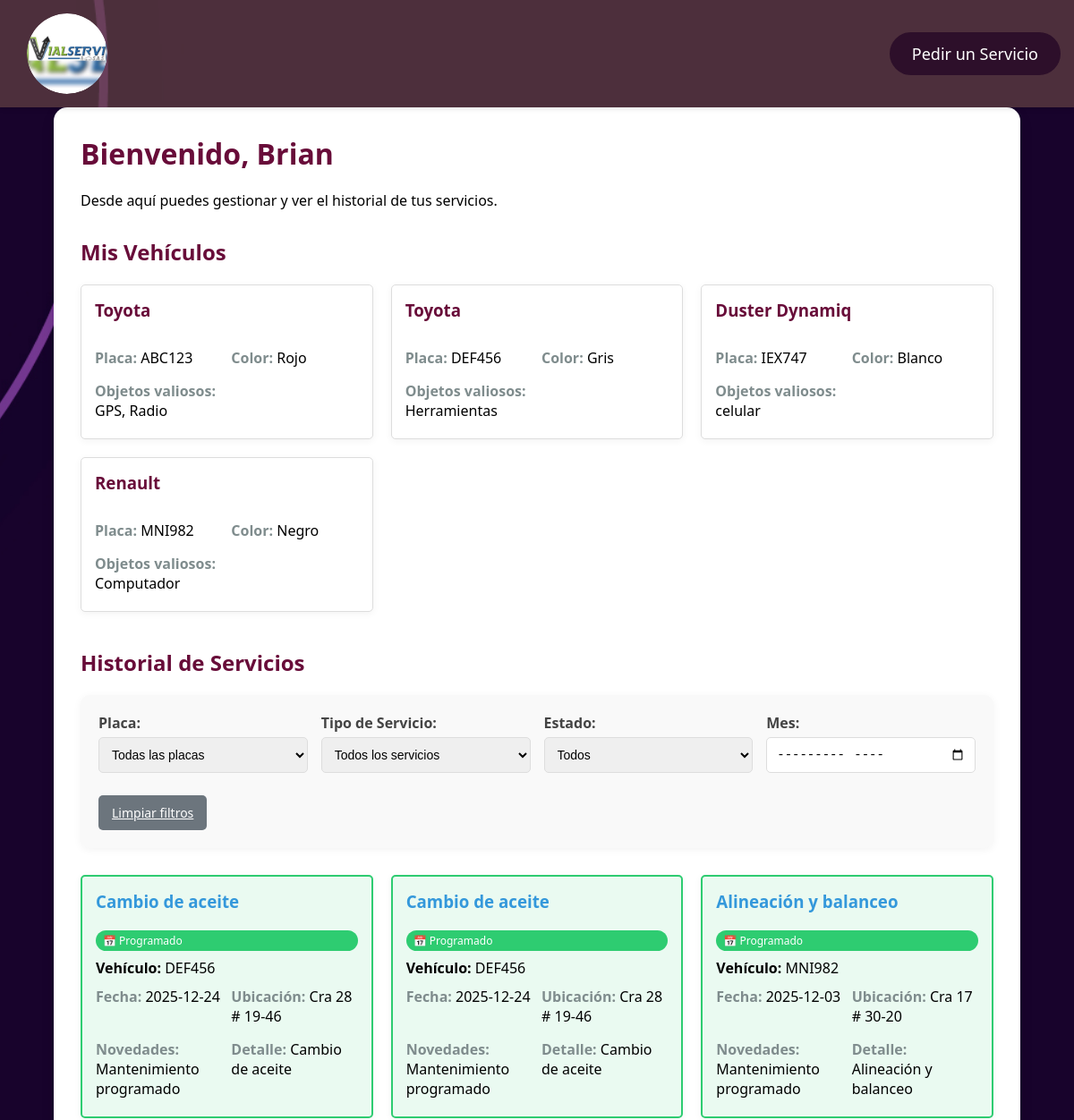
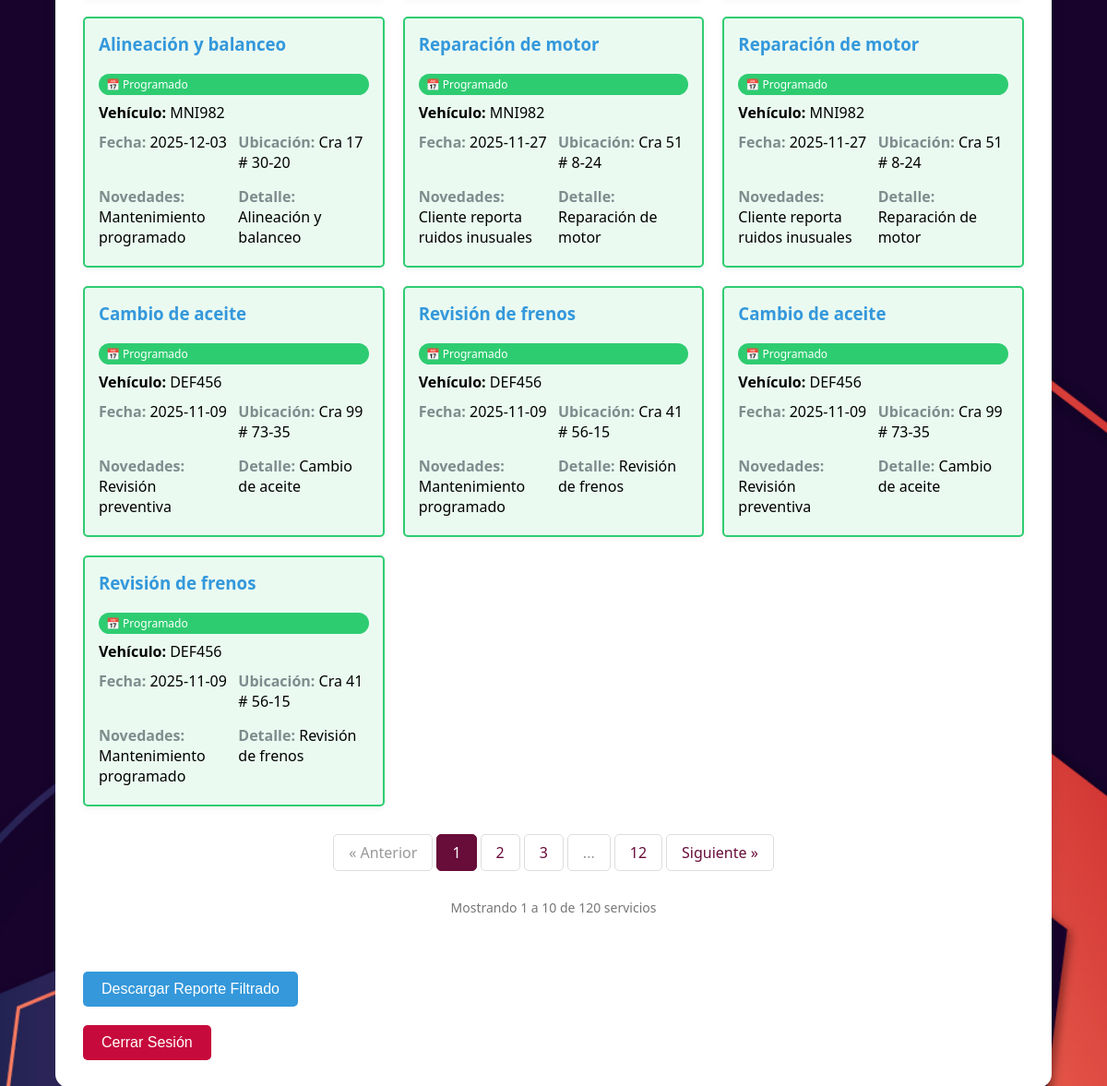
Page /cliente_dashboard.php (signed in) on the committed database (2 pictures, top to bottom).
### tables this page shows
CREATE TABLE `clientes` (
  `Cedula_Id` int(11) NOT NULL,
  `Nombre` varchar(100) NOT NULL,
  `Apellido` varchar(100) NOT NULL,
  `Teléfono` varchar(20) DEFAULT NULL,
  `Email` varchar(100) NOT NULL,
  `password` varchar(255) NOT NULL
);

CREATE TABLE `vehiculos` (
  `Placa` varchar(20) NOT NULL,
  `Marca` varchar(50) DEFAULT NULL,
  `Objetos_Valiosos` text DEFAULT NULL,
  `Clientes_Vehiculos` int(11) DEFAULT NULL,
  `modelo_id` int(11) DEFAULT NULL,
  `color_id` int(11) DEFAULT NULL
);

CREATE TABLE `colores` (
  `color_id` int(11) NOT NULL,
  `nombre_color` varchar(20) DEFAULT NULL
);

CREATE TABLE `servicios_realizados` (
  `Servicio_Realizado_id` int(11) NOT NULL,
  `Cedula_Empleado_id_Servicios_Realizados` int(11) DEFAULT NULL,
  `Vehiculo_id_Servicios_Realizados` varchar(20) DEFAULT NULL,
  `Servicio_id_Servicios_Realizados` int(11) DEFAULT NULL,
  `Fecha` date DEFAULT NULL,
  `municipio` int(11) DEFAULT 11,
  `Ubicación` varchar(255) DEFAULT NULL,
  `Novedades` text DEFAULT NULL,
  `Fotos` text DEFAULT NULL,
  `Detalle_Servicio` text DEFAULT NULL,
  `Custodia_Servicio` text DEFAULT NULL,
  `Facturación_Separada` tinyint(1) DEFAULT NULL
);

CREATE TABLE `servicios` (
  `Servicio_id` int(11) NOT NULL,
  `Nombre_Servicio` varchar(100) NOT NULL,
  `Descripción` varchar(255) DEFAULT NULL
);

### cliente_dashboard.php (the view, shortened to what this page needs)
<?php
require_once 'config.php';
$sql_cliente = "SELECT * FROM clientes WHERE Cedula_Id = ?";
$stmt_cliente = $conn->prepare($sql_cliente);
$stmt_cliente->bind_param("i", $_SESSION['cliente_id']);
$stmt_cliente->execute();
$result_cliente = $stmt_cliente->get_result();
$cliente = $result_cliente->fetch_assoc();
$sql_vehiculos = "
    SELECT
      v.Placa,
      v.Marca,
      mo.nombre       AS Modelo,
      co.nombre_color AS Color,
      v.Objetos_Valiosos
    FROM vehiculos v
    LEFT JOIN modelos  mo ON v.modelo_id = mo.id
    LEFT JOIN colores  co ON v.color_id   = co.color_id
    WHERE v.Clientes_Vehiculos = ?
";
$stmt_vehiculos = $conn->prepare($sql_vehiculos);
$stmt_vehiculos->bind_param("i", $_SESSION['cliente_id']);
$stmt_vehiculos->execute();
$vehiculos = $stmt_vehiculos->get_result()->fetch_all(MYSQLI_ASSOC);
$filtro_mes = isset($_GET['mes']) ? $_GET['mes'] : '';
$pagina_actual = isset($_GET['pagina']) ? intval($_GET['pagina']) : 1;
$registros_por_pagina = 10;
$offset = ($pagina_actual - 1) * $registros_por_pagina;
$servicios = array();
$total_registros = 0;
$total_paginas = 0;
if (!empty($vehiculos)) {
    $placas = array_column($vehiculos, 'Placa');
    $placeholders = implode(',', array_fill(0, count($placas), '?'));
    $sql_count = "SELECT COUNT(*) as total
                 FROM servicios_realizados sr
                 JOIN servicios s ON sr.Servicio_id_Servicios_Realizados = s.Servicio_id
                 JOIN vehiculos v ON sr.Vehiculo_id_Servicios_Realizados = v.Placa
                 WHERE sr.Vehiculo_id_Servicios_Realizados IN ($placeholders)";
    $params_count = $placas;
    $types_count = str_repeat('s', count($placas));
    $sql_servicios = "SELECT sr.*, s.Nombre_Servicio, v.Placa, s.Servicio_id
                     FROM servicios_realizados sr
                     JOIN servicios s ON sr.Servicio_id_Servicios_Realizados = s.Servicio_id
                     JOIN vehiculos v ON sr.Vehiculo_id_Servicios_Realizados = v.Placa
                     WHERE sr.Vehiculo_id_Servicios_Realizados IN ($placeholders)";
    $params = $placas;
    $types = str_repeat('s', count($placas));
    $sql_servicios .= " ORDER BY (sr.Fecha >= CURDATE()) DESC, sr.Fecha DESC";
    $sql_servicios .= " LIMIT ? OFFSET ?";
    $params[] = $registros_por_pagina;
    $params[] = $offset;
    $types .= 'ii';
    $stmt_count = $conn->prepare($sql_count);
    $stmt_count->bind_param($types_count, ...$params_count);
    $stmt_count->execute();
    $result_count = $stmt_count->get_result();
    $row_count = $result_count->fetch_assoc();
    $total_registros = $row_count['total'];
    $total_paginas = ceil($total_registros / $registros_por_pagina);
    $stmt_servicios = $conn->prepare($sql_servicios);
    $stmt_servicios->bind_param($types, ...$params);
    $stmt_servicios->execute();
    $servicios = $stmt_servicios->get_result()->fetch_all(MYSQLI_ASSOC);
}
function construirUrlPaginacion($pagina) {
    $url = 'cliente_dashboard.php?pagina=' . $pagina;
    return $url;
}
?>
<!DOCTYPE html>
<html lang="es">
<head>
</head>
<body>
    <div class="sidebar">
        <div class="logo-container">
            <img src="Imagenes/Logo.jpg" alt="Logo VialServi" class="logo">
        </div>
        <div>
            <a href="crear_servicio_realizado_cliente.php">Pedir un Servicio</a>
        </div>
    </div>
    <div class="main-container">
        <div class="welcome-message">
            <h1>Bienvenido, <?php echo htmlspecialchars($cliente['Nombre']); ?></h1>
            <p>Desde aquí puedes gestionar y ver el historial de tus servicios.</p>
        </div>
        <div class="section">
            <h2>Mis Vehículos</h2>
            <div class="section-cards">
                <?php if (!empty($vehiculos)): ?>
                    <?php foreach ($vehiculos as $vehiculo): ?>
                        <div class="vehicle-card">
                            <h3><?php echo htmlspecialchars($vehiculo['Marca'] . ' ' . $vehiculo['Modelo']); ?></h3>
                            <div class="service-details">
                                <div class="detail-item">
                                    <span class="detail-label">Placa:</span>
                                    <span><?php echo htmlspecialchars($vehiculo['Placa']); ?></span>
                                </div>
                                <div class="detail-item">
                                    <span class="detail-label">Color:</span>
                                    <span><?php echo htmlspecialchars($vehiculo['Color']); ?></span>
                                </div>
                                <div class="detail-item">
                                    <span class="detail-label">Objetos valiosos:</span>
                                    <span><?php echo htmlspecialchars($vehiculo['Objetos_Valiosos'] ?? 'Ninguno registrado'); ?></span>
                                </div>
                            </div>
                        </div>
                    <?php endforeach; ?>
                <?php else: ?>
                    <p>No tienes vehículos registrados.</p>
                <?php endif; ?>
            </div>
        </div>
        <div class="section">
            <h2>Historial de Servicios</h2>
            <div class="filter-container">
                <form id="filterForm" class="filter-form" method="GET">
                    <div class="filter-group">
                        <label for="placa">Placa:</label>
                        <select name="placa" id="placa" class="auto-submit">
                            <option value="">Todas las placas</option>
                        </select>
                    </div>
                    <div class="filter-group">
                        <label for="servicio">Tipo de Servicio:</label>
                        <select name="servicio" id="servicio" class="auto-submit">
                            <option value="">Todos los servicios</option>
                        </select>
                    </div>
                    <div class="filter-group">
                        <label for="estado">Estado:</label>
                        <select name="estado" id="estado" class="auto-submit">
                            <option value="">Todos</option>
                        </select>
                    </div>
                    <div class="filter-group">
                        <label for="mes">Mes:</label>
                        <input type="month" id="mes" name="mes" value="<?php echo $filtro_mes; ?>" class="auto-submit">
                    </div>
                    <div class="filter-group">
                        <div class="filter-buttons">
                            <a href="cliente_dashboard.php" class="filter-button clear-button">Limpiar filtros</a>
                        </div>
                    </div>
                </form>
            </div>
            <div class="section-cards">
                <?php if (!empty($servicios)): ?>
                    <?php foreach ($servicios as $servicio): ?>
                        <?php
                        $fechaServicio = strtotime($servicio['Fecha']);
                        $hoy = strtotime(date('Y-m-d'));
                        $esFuturo = $fechaServicio >= $hoy;
                        ?>
                        <div class="service-card <?php echo $esFuturo ? 'futuro' : 'pasado'; ?>">
                            <h3><?php echo htmlspecialchars($servicio['Nombre_Servicio']); ?></h3>
                            <span class="estado-label"><?php echo $esFuturo ? '📅 Programado' : '✅ Completado'; ?></span>
                            <p><strong>Vehículo:</strong> <?php echo htmlspecialchars($servicio['Placa']); ?></p>
                            <div class="service-details">
                                <div class="detail-item">
                                    <span class="detail-label">Fecha:</span>
                                    <span><?php echo htmlspecialchars($servicio['Fecha']); ?></span>
                                </div>
                                <div class="detail-item">
                                    <span class="detail-label">Ubicación:</span>
                                    <span><?php echo htmlspecialchars($servicio['Ubicación']); ?></span>
                                </div>
                                <div class="detail-item">
                                    <span class="detail-label">Novedades:</span>
                                    <span><?php echo htmlspecialchars($servicio['Novedades'] ?? 'Ninguna'); ?></span>
                                </div>
                                <div class="detail-item">
                                    <span class="detail-label">Detalle:</span>
                                    <span><?php echo htmlspecialchars($servicio['Detalle_Servicio']); ?></span>
                                </div>
                            </div>
                        </div>
                    <?php endforeach; ?>
                <?php endif; ?>
            </div>
            <?php if ($total_paginas > 1): ?>
            <div class="pagination-container">
                <ul class="pagination">
                    <li class="<?= ($pagina_actual <= 1) ? 'disabled' : '' ?>">
                        <a href="<?= construirUrlPaginacion($pagina_actual - 1) ?>" data-no-warning>
                            &laquo; Anterior
                        </a>
                    </li>
                    <?php
                    $rango = 2;
                    $inicio_rango = max(1, $pagina_actual - $rango);
                    $fin_rango = min($total_paginas, $pagina_actual + $rango);
                    for ($i = $inicio_rango; $i <= $fin_rango; $i++) {
                        echo '<li class="' . ($i == $pagina_actual ? 'active' : '') . '">
                                <a href="' . construirUrlPaginacion($i) . '" data-no-warning>' . $i . '</a>
                              </li>';
                    }
                    if ($fin_rango < $total_paginas) {
                        if ($fin_rango < $total_paginas - 1) {
                            echo '<li class="disabled"><a>...</a></li>';
                        }
                        echo '<li><a href="' . construirUrlPaginacion($total_paginas) . '" data-no-warning>' . $total_paginas . '</a></li>';
                    }
                    ?>
                    <li class="<?= ($pagina_actual >= $total_paginas) ? 'disabled' : '' ?>">
                        <a href="<?= construirUrlPaginacion($pagina_actual + 1) ?>" data-no-warning>
                            Siguiente &raquo;
                        </a>
                    </li>
                </ul>
            </div>
            <div class="records-info">
                Mostrando <?= min(($pagina_actual - 1) * $registros_por_pagina + 1, $total_registros) ?>
                a <?= min($pagina_actual * $registros_por_pagina, $total_registros) ?>
                de <?= $total_registros ?> servicios
            </div>
            <?php endif; ?>
        </div>
        <form action="descargar_reporte_cliente.php" method="get">
            <button type="submit" class="logout-btn" style="background-color:#3498db;">Descargar Reporte Filtrado</button>
        </form>
        <form action="logout_cliente.php" method="post">
            <button type="submit" class="logout-btn">Cerrar Sesión</button>
        </form>
    </div>
</body>
</html>

### cliente_dashboard.php (style rules this page uses)
* { margin: 0; padding: 0; box-sizing: border-box; }
body { font-family: 'Segoe UI', Tahoma, Geneva, Verdana, sans-serif; background-image: url('Imagenes/ClienteDasboard.jpg'); background-color: #f5f5f5; background-size: cover; background-attachment: fixed; background-position: center; }
.sidebar { width: 100%; position: fixed; top: 0; left: 0; background-color: rgba(100, 67, 67, 0.7); padding: 15px 0; z-index: 1000; display: flex; justify-content: space-between; align-items: center; box-shadow: 0 2px 5px rgba(0, 0, 0, 0.1); }
.sidebar a { padding: 12px 25px; text-decoration: none; font-size: 18px; color: #fff; background-color: #2d0f2a; margin-right: 15px; border-radius: 50px; transition: background-color 0.3s ease, transform 0.3s ease; }
.logo-container { margin-left: 30px; border-radius: 50%; width: 90px; height: 90px; overflow: hidden; }
.logo { width: 100%; height: 100%; object-fit: cover; box-shadow: 0 4px 10px rgba(0, 0, 0, 0.2); border-radius: 50%; }
.main-container { width: 90%; max-width: 1200px; margin: 120px auto 40px; background-color: white; padding: 30px; border-radius: 15px; box-shadow: 0 6px 15px rgba(0, 0, 0, 0.1); }
h1, h2, h3 { color: #680c39; margin-bottom: 20px; }
.welcome-message { margin-bottom: 30px; }
.section { margin-bottom: 40px; }
.filter-container { background-color: #f9f9f9; border-radius: 10px; padding: 20px; margin-bottom: 30px; box-shadow: 0 2px 10px rgba(0, 0, 0, 0.05); }
.filter-form { display: flex; flex-wrap: wrap; gap: 15px; align-items: flex-end; }
.filter-group { flex: 1; min-width: 200px; }
.filter-group label { display: block; margin-bottom: 5px; font-weight: 600; color: #444; }
.filter-group select, .filter-group input { width: 100%; padding: 10px; border: 1px solid #ddd; border-radius: 5px; font-size: 14px; }
.filter-buttons { display: flex; gap: 10px; margin-top: 10px; }
.filter-button { padding: 10px 15px; background-color: #680c39; color: white; border: none; border-radius: 5px; cursor: pointer; font-size: 14px; transition: background-color 0.3s ease; }
.clear-button { background-color: #6c757d; }
.section-cards { display: grid; grid-template-columns: repeat(auto-fill, minmax(300px, 1fr)); gap: 20px; }
.vehicle-card, .service-card { background-color: white; border: 1px solid #ddd; border-radius: 5px; padding: 15px; display: flex; flex-direction: column; justify-content: space-between; height: 100%; box-shadow: 0 2px 8px rgba(0, 0, 0, 0.05); transition: transform 0.2s ease; }
.service-card h3 { margin-top: 0; color: #3498db; }
.service-details { display: grid; grid-template-columns: repeat(auto-fit, minmax(140px, 1fr)); gap: 10px; margin-top: 10px; }
.service-card.futuro { border: 2px solid #2ecc71; background-color: #eafaf1; }
.estado-label { display: inline-block; padding: 3px 8px; font-size: 12px; color: white; border-radius: 12px; margin-bottom: 8px; }
.service-card.futuro .estado-label { background-color: #2ecc71; }
.detail-item { margin-bottom: 5px; }
.detail-label { font-weight: bold; color: #7f8c8d; }
.logout-btn { background-color: #c70a3c; color: white; padding: 10px 20px; border: none; border-radius: 5px; cursor: pointer; font-size: 16px; margin-top: 20px; }
.pagination-container { display: flex; justify-content: center; margin: 30px 0; }
.pagination { display: flex; list-style: none; padding: 0; margin: 0; }
.pagination li { margin: 0 2px; }
.pagination li a { display: block; padding: 8px 16px; text-decoration: none; background-color: #fff; border: 1px solid #ddd; border-radius: 5px; color: #680c39; transition: all 0.3s ease; }
.pagination li.active a { background-color: #680c39; color: #fff; border-color: #680c39; }
.pagination li.disabled a { color: #999; cursor: not-allowed; pointer-events: none; }
.records-info { text-align: center; color: #777; font-size: 14px; margin: 15px 0; }

### rows in the picture
clientes: Nombre "Brian"
vehiculos: Modelo "Toyota", Placa "ABC123", color.nombre_color "Rojo", Objetos_Valiosos "GPS, Radio"
vehiculos: Modelo "Toyota", Placa "DEF456", color.nombre_color "Gris", Objetos_Valiosos "Herramientas"
vehiculos: Modelo "Duster Dynamiq", Placa "IEX747", color.nombre_color "Blanco", Objetos_Valiosos "celular"
vehiculos: Modelo "Renault", Placa "MNI982", color.nombre_color "Negro", Objetos_Valiosos "Computador"
servicios_realizados: Servicio_id_Servicios_Realizados.Nombre_Servicio "Cambio de aceite", shows "📅 Programado", Vehiculo_id_Servicios_Realizados.Placa "DEF456", Fecha "2025-12-24", Ubicación "Cra 28 # 19-46", Novedades "Mantenimiento programado", Detalle_Servicio "Cambio de aceite"
servicios_realizados: Servicio_id_Servicios_Realizados.Nombre_Servicio "Cambio de aceite", shows "📅 Programado", Vehiculo_id_Servicios_Realizados.Placa "DEF456", Fecha "2025-12-24", Ubicación "Cra 28 # 19-46", Novedades "Mantenimiento programado", Detalle_Servicio "Cambio de aceite"
servicios_realizados: Servicio_id_Servicios_Realizados.Nombre_Servicio "Alineación y balanceo", shows "📅 Programado", Vehiculo_id_Servicios_Realizados.Placa "MNI982", Fecha "2025-12-03", Ubicación "Cra 17 # 30-20", Novedades "Mantenimiento programado", Detalle_Servicio "Alineación y balanceo"
servicios_realizados: Servicio_id_Servicios_Realizados.Nombre_Servicio "Alineación y balanceo", shows "📅 Programado", Vehiculo_id_Servicios_Realizados.Placa "MNI982", Fecha "2025-12-03", Ubicación "Cra 17 # 30-20", Novedades "Mantenimiento programado", Detalle_Servicio "Alineación y balanceo"
servicios_realizados: Servicio_id_Servicios_Realizados.Nombre_Servicio "Reparación de motor", shows "📅 Programado", Vehiculo_id_Servicios_Realizados.Placa "MNI982", Fecha "2025-11-27", Ubicación "Cra 51 # 8-24", Novedades "Cliente reporta ruidos inusuales", Detalle_Servicio "Reparación de motor"
servicios_realizados: Servicio_id_Servicios_Realizados.Nombre_Servicio "Reparación de motor", shows "📅 Programado", Vehiculo_id_Servicios_Realizados.Placa "MNI982", Fecha "2025-11-27", Ubicación "Cra 51 # 8-24", Novedades "Cliente reporta ruidos inusuales", Detalle_Servicio "Reparación de motor"
servicios_realizados: Servicio_id_Servicios_Realizados.Nombre_Servicio "Cambio de aceite", shows "📅 Programado", Vehiculo_id_Servicios_Realizados.Placa "DEF456", Fecha "2025-11-09", Ubicación "Cra 99 # 73-35", Novedades "Revisión preventiva", Detalle_Servicio "Cambio de aceite"
servicios_realizados: Servicio_id_Servicios_Realizados.Nombre_Servicio "Revisión de frenos", shows "📅 Programado", Vehiculo_id_Servicios_Realizados.Placa "DEF456", Fecha "2025-11-09", Ubicación "Cra 41 # 56-15", Novedades "Mantenimiento programado", Detalle_Servicio "Revisión de frenos"
servicios_realizados: Servicio_id_Servicios_Realizados.Nombre_Servicio "Cambio de aceite", shows "📅 Programado", Vehiculo_id_Servicios_Realizados.Placa "DEF456", Fecha "2025-11-09", Ubicación "Cra 99 # 73-35", Novedades "Revisión preventiva", Detalle_Servicio "Cambio de aceite"
servicios_realizados: Servicio_id_Servicios_Realizados.Nombre_Servicio "Revisión de frenos", shows "📅 Programado", Vehiculo_id_Servicios_Realizados.Placa "DEF456", Fecha "2025-11-09", Ubicación "Cra 41 # 56-15", Novedades "Mantenimiento programado", Detalle_Servicio "Revisión de frenos"

### other values in the picture
$total_paginas "12"
min($pagina_actual * $registros_por_pagina, $total_registros) "10"
$total_registros "120"
